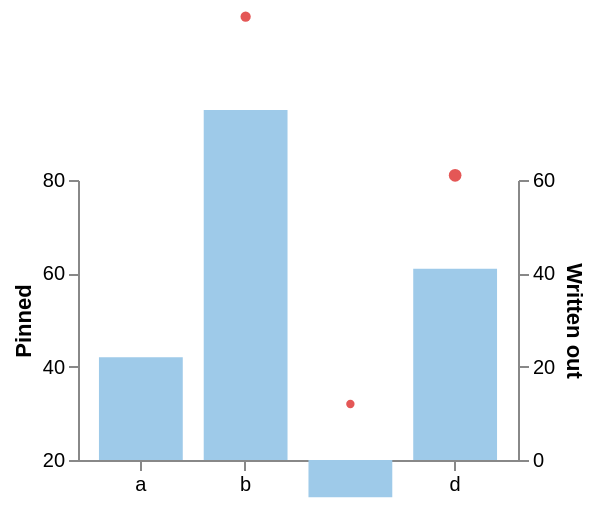

The Vega-Lite source for this figure:
### Vega specification from a JSON file in a GitHub repository (floating-point values rounded to 4 significant figures)
{"$schema": "https://vega.github.io/schema/vega/v6.json", "description": "A domain pinned by domainMin and domainMax beside one written out in full, which still gets zero because zero follows the scale type.", "width": 220, "height": 140, "padding": 5, "data": [{"name": "table", "values": [{"c": "a", "v": 42, "w": 18}, {"c": "b", "v": 95, "w": 33}, {"c": "c", "v": 12, "w": 27}, {"c": "d", "v": 61, "w": 45}]}], "scales": [{"name": "x", "type": "band", "domain": {"data": "table", "field": "c"}, "range": "width", "padding": 0.2}, {"name": "y", "type": "linear", "domain": {"data": "table", "field": "v"}, "domainMin": 20, "domainMax": 80, "range": "height"}, {"name": "written", "type": "linear", "domain": [10, 60], "range": "height"}, {"name": "symmetric", "type": "symlog", "domain": {"data": "table", "field": "w"}, "range": [0, 40]}], "axes": [{"orient": "bottom", "scale": "x"}, {"orient": "left", "scale": "y", "tickCount": 4, "title": "Pinned"}, {"orient": "right", "scale": "written", "tickCount": 4, "title": "Written out"}], "marks": [{"type": "rect", "from": {"data": "table"}, "encode": {"enter": {"x": {"scale": "x", "field": "c"}, "width": {"scale": "x", "band": 1}, "y": {"scale": "y", "field": "v"}, "y2": {"scale": "y", "value": 20}, "fill": {"value": "#9ecae9"}}}}, {"type": "symbol", "from": {"data": "table"}, "encode": {"enter": {"x": {"scale": "x", "field": "c", "band": 0.5}, "y": {"scale": "written", "field": "v"}, "size": {"scale": "symmetric", "field": "w"}, "fill": {"value": "#e45756"}}}}]}
